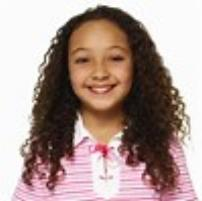
#> input picture data/images/10_1_4_20161223225900460.jpg, 202 x 201 px; its folder holds only this picture in this run
$ jupyter execute --allow-errors age_prediction_cnn.ipynb
#> lines starting #> are read from the running program, lines starting #| are printed output that depends on the picture; long printed decimals are rounded
[cell 1]
import os
import cv2

1. Data Setup

[cell 2]
image_dir = "../data/images"
images, labels = [], []

for file_name in os.listdir(image_dir):
    parts = os.path.splitext(file_name)[0].split("_")
    if len(parts) != 4 or any(p == "" for p in parts):
        continue

    age, gender, race, date = int(parts[0]), int(parts[1]), int(parts[2]), parts[3]
    if not (0 <= age <= 116 and gender in (0, 1) and 0 <= race <= 4 and len(date) == 17):
        continue

    img_path = os.path.join(image_dir, file_name)
    img = cv2.imread(img_path)
#> img is the input picture: shape (201, 202, 3); mean B, G, R 146.1, 151.8, 172.7

    images.append(img)
    labels.append({
        "age": age,
        "gender": gender,
        "race": race,
        "datetime": date
    })

print(len(images))
#| 1

2. Data Exploration & Visualisation

[cell 3]
import random
import matplotlib.pyplot as plt
import seaborn as sns

[cell 4]
# Visualize random sample
plt.figure(figsize=(10, 6))
for i in range(9):  # show 9 random images
    idx = random.randint(0, len(images) - 1)
    img = images[idx]
    label = labels[idx]

    plt.subplot(3, 3, i + 1)
    plt.imshow(cv2.cvtColor(img, cv2.COLOR_BGR2RGB))  # convert BGR -> RGB for matplotlib
    plt.axis("off")
    plt.title(f'Age:{label["age"]}\nGender:{label["gender"]} Race:{label["race"]}')
plt.tight_layout()
plt.show()
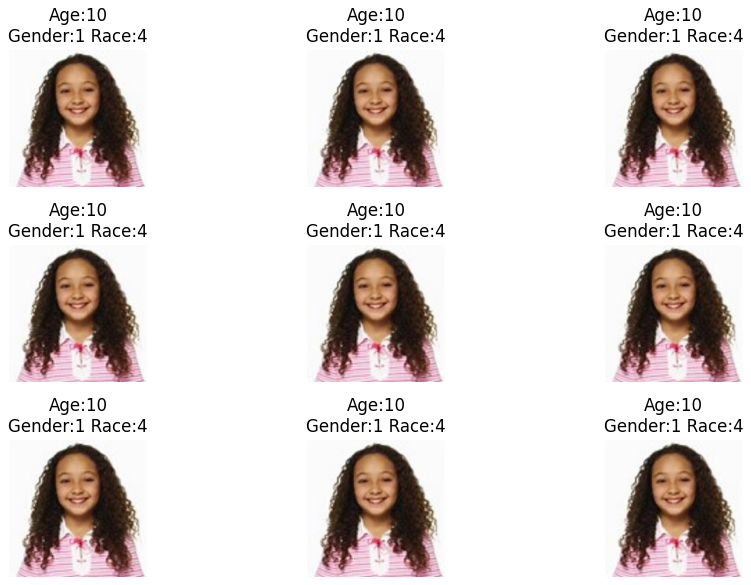
#> figure drawn by matplotlib, 9 panels

# Plot age distribution (histogram)
genders = [i["gender"] for i in labels]
races = [i["race"] for i in labels]
age_list = [i["age"] for i in labels]

plt.figure(figsize=(8, 5))
sns.histplot(age_list, color='blue')
plt.title('Age Distribution')
plt.xlabel('Age')
plt.ylabel('Frequency')
plt.show()
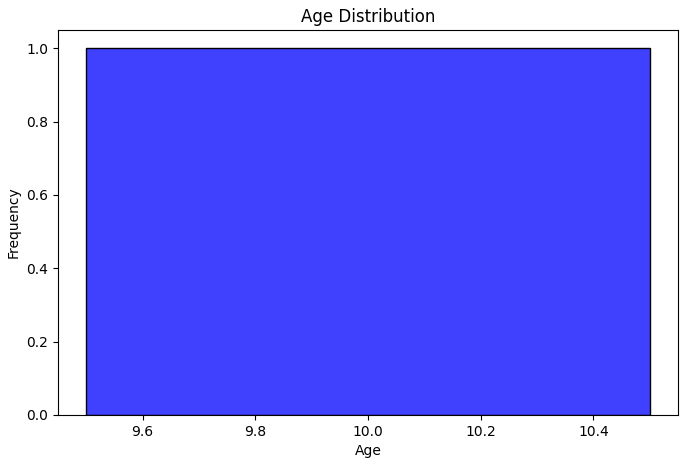
#> figure drawn by matplotlib, 1 panel

# Check class balance
fig, axes = plt.subplots(1, 2, figsize=(12, 5))

sns.countplot(x=genders, ax=axes[0])
axes[0].set_title("Gender Balance (0=Male, 1=Female)")
axes[0].set_xlabel("Gender")
axes[0].set_ylabel("Count")

sns.countplot(x=races, ax=axes[1])
axes[1].set_title("Race Balance")
axes[1].set_xlabel("Race")
axes[1].set_ylabel("Count")

plt.show()
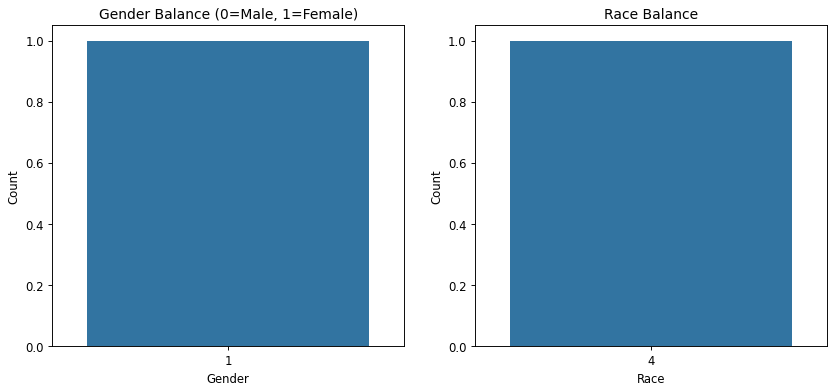
#> figure drawn by matplotlib, 2 panels

# Identify potential biases (e.g., gender, ethnicity, lighting)
plt.figure(figsize=(10, 5))
sns.boxplot(x=genders, y=[i["age"] for i in labels])
plt.title("Age Distribution by Gender")
plt.xlabel("Gender (0=Male, 1=Female)")
plt.ylabel("Age")
plt.show()
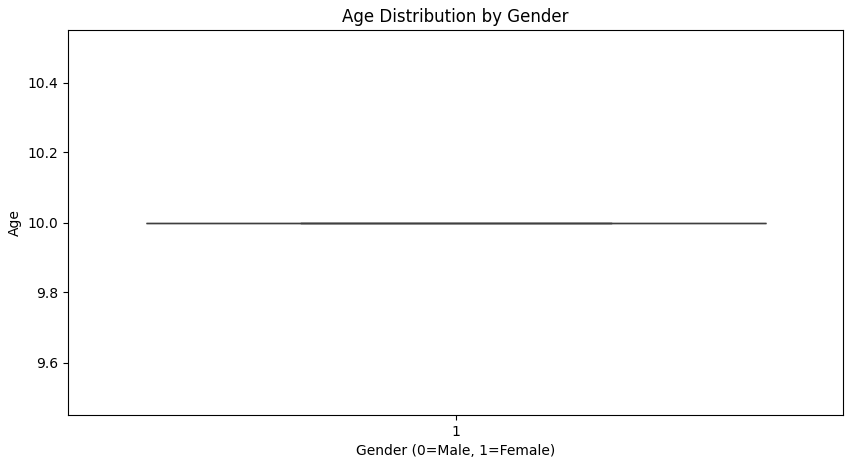
#> figure drawn by matplotlib, 1 panel

plt.figure(figsize=(10, 5))
sns.boxplot(x=races, y=[i["age"] for i in labels])
plt.title("Age Distribution by Race")
plt.xlabel("Race")
plt.ylabel("Age")
plt.show()
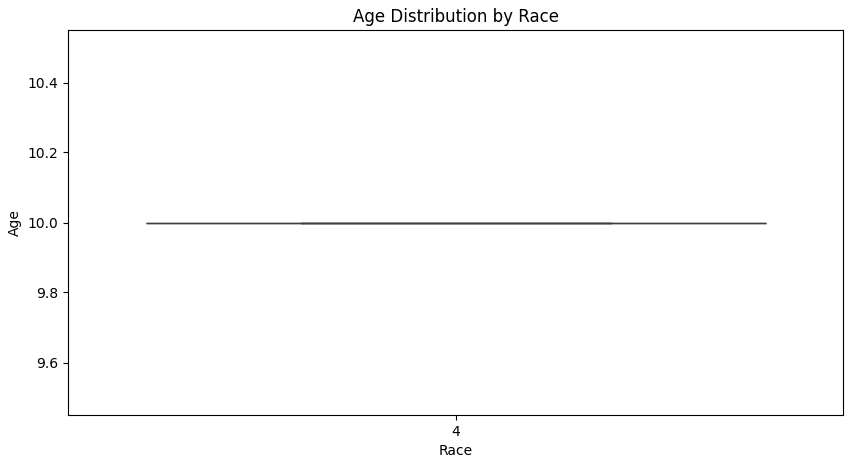
#> figure drawn by matplotlib, 1 panel

3. Data Preprocessing

[cell 5]
# for memory-safe preprocessing
# FREE RAM (safe to run even if vars don't exist)
import gc
for name in ["X", "X_tmp", "X_train", "X_val", "X_test", "dbg_X", "dbg_y", "dbg_w"]:
    if name in globals():
        del globals()[name]
gc.collect()

import cv2
import numpy as np
from sklearn.model_selection import train_test_split
from collections import Counter
import matplotlib.pyplot as plt

# reproducibility
RANDOM_SEED = 42
rng = np.random.default_rng(RANDOM_SEED)

# preprocessing settings
TARGET_SIZE = (224, 224)    # (W, H). If RAM is super tight, use (160,160) or (128,128)
NORMALIZE_01 = True         # we'll scale to [0,1] in the generator
STANDARDIZE = False         # optional: apply (x-mean)/std after normalization (see 3.F)

# split ratios
TEST_SIZE = 0.15
VAL_SIZE  = 0.15  # of total

# stratification bins
AGE_BINS = [0, 5, 12, 18, 30, 45, 60, 80, 200]

# sanity check that points 1–2 ran:
assert "images" in globals() and "labels" in globals(), "Run your dataset loading first (points 1–2)."

[cell 6]
# LABEL ARRAYS
ages    = np.array([d["age"]    for d in labels], dtype=np.float32)  # regression target
genders = np.array([d["gender"] for d in labels], dtype=np.int32)
races   = np.array([d["race"]   for d in labels], dtype=np.int32)

print(f"N={len(ages)} samples")

[cell 7]
# STREAM PREPROCESS -> MEMMAP (avoids huge RAM use)

out_shape = (len(images), TARGET_SIZE[1], TARGET_SIZE[0], 3)  # (N, H, W, 3)
#> out_shape = (1, 224, 224, 3)
mm_path = "preprocessed_images.dat"

# Create memmap for writing
X_mm = np.memmap(mm_path, dtype=np.uint8, mode='w+', shape=out_shape)

def to_rgb_resized_uint8(img_bgr, target_size=TARGET_SIZE):
    img = cv2.resize(img_bgr, target_size, interpolation=cv2.INTER_AREA)
    img = cv2.cvtColor(img, cv2.COLOR_BGR2RGB)
    return img  # uint8

CHUNK = 256
for start in range(0, len(images), CHUNK):
    end = min(start + CHUNK, len(images))
    for i in range(start, end):
        X_mm[i] = to_rgb_resized_uint8(images[i])
    X_mm.flush()
#> this loop made 1 pass
#> end on pass 1: 1

# Free original full-res images to reclaim RAM
images = None
gc.collect()

print("Memmap written:", X_mm.shape, X_mm.dtype, "->", mm_path)
#| Memmap written: (1, 224, 224, 3) uint8 -> preprocessed_images.dat

[cell 8]
# STRATIFIED SPLIT BY AGE BINS (indices only; data stays on disk)
bins_idx = np.digitize(ages, AGE_BINS, right=False) - 1
idx_all = np.arange(len(ages))

# test split
#> (the rest of this cell did not finish here and is left out)

[cell 9]
# VISUALIZE STRATIFIED SPLITS: counts + percentages by age bin

# 1) Build ordered counts per bin
K = len(AGE_BINS) - 1  # number of bins
bin_labels = []
for i in range(K):
    lo, hi = AGE_BINS[i], AGE_BINS[i+1]
    if i < K - 1:
        bin_labels.append(f"{lo}–{hi-1}")
    else:
        bin_labels.append(f"{lo}+")

def counts_in_order(counter, K):
    return np.array([counter.get(i, 0) for i in range(K)], dtype=np.int32)

#> (the rest of this cell did not finish here and is left out)

[cell 10]
# AUGMENTATION UTILS
# [45 lines left out: functions random_hflip, random_rotate, random_crop_and_resize, random_brightness_contrast, add_gaussian_noise, augment_once, not called in this run]

[cell 11]
# quick check: one image (original vs augmented)

# reopen memmap in case of kernel restarts
X_mm = np.memmap(mm_path, dtype=np.uint8, mode='r', shape=out_shape)

#> (the rest of this cell did not finish here and is left out)

[cell 12]
# SAMPLE WEIGHTS (inverse-frequency by bin)
# [4 lines left out: function make_sample_weights, not called in this run]

#> (the rest of this cell did not finish here and is left out)

#> (a cell that did not finish here is left out)

[cell 14]
# BATCH GENERATORS FROM MEMMAP

# reopen memmap in read-only mode (robust if kernel restarts)
X_mm = np.memmap(mm_path, dtype=np.uint8, mode='r', shape=out_shape)

# [27 lines left out: functions train_batch_generator, val_batch_iterator, not called in this run]

# Debug one batch:
#> (the rest of this cell did not finish here and is left out)

[cell 15]
import torch

#> (the rest of this cell did not finish here and is left out)

[cell 16]
fig, axes = plt.subplots(2, 4, figsize=(10,5))
#> (the rest of this cell did not finish here and is left out)

[cell 17]
X_mm = np.memmap(mm_path, dtype=np.uint8, mode='r', shape=out_shape)

# Pick one random training sample
#> (the rest of this cell did not finish here and is left out)

[cell 18]
# MEAN/STD (for STANDARDIZE=True later)
sum_ = np.zeros(3, dtype=np.float64)
sum_sq = np.zeros(3, dtype=np.float64)
count = 0

CHUNK = 512
for start in range(0, len(X_mm), CHUNK):
    end = min(start + CHUNK, len(X_mm))
    batch = X_mm[start:end].astype(np.float32) / 255.0
    sum_   += batch.sum(axis=(0,1,2))
    sum_sq += (batch**2).sum(axis=(0,1,2))
    count  += (batch.shape[0] * batch.shape[1] * batch.shape[2])
#> this loop made 1 pass
#> (end, sum_, sum_sq, count) on pass 1: (1, [33958.8, 29848.7, 28742.4], [28567.1, 24121.6, 23648.6], 50176)
#> after the loop, count = 50176

channel_mean = (sum_ / count).astype(np.float32)
#> channel_mean = [0.677, 0.595, 0.573]
channel_var  = (sum_sq / count) - (channel_mean**2)
#> channel_var = [0.111, 0.127, 0.143]
channel_std  = np.sqrt(np.maximum(channel_var, 1e-12)).astype(np.float32)
#> channel_std = [0.334, 0.356, 0.378]

print("Channel mean:", channel_mean, "std:", channel_std)
#| Channel mean: [0.6768  0.5949 0.5728 ] std: [0.3336 0.3562  0.3784]

[cell 19]
# PyTorch adapter for generators
# [11 lines left out: function torchify_batch, not called in this run]

# Example: get one batch from a train generator
#> (the rest of this cell did not finish here and is left out)

4. Modell-Erstellung

[cell 20]
from tensorflow.keras import layers, models, regularizers

#> (a cell that did not finish here is left out)

Das Modell ist so aufgebaut, dass es Gesichter schrittweise von einfachen zu komplexeren Merkmalen analysiert. Es besteht aus drei Convolutional-Blöcken mit zunehmender Filteranzahl, die durch Batch Normalization stabilisiert und mithilfe von Dropout vor Overfitting geschützt werden. Anschließend kombinieren dichte Schichten die extrahierten Merkmale, um relevante Zusammenhänge für die Altersschätzung zu erkennen. Da es sich um eine Regressionsaufgabe handelt, besitzt das Modell eine lineare Ausgabeschicht mit nur einem Neuron. Als Loss-Funktion wird der Mean Absolute Error verwendet, da dieser gut interpretierbar und robust gegenüber Ausreißern ist.

5. Training

[cell 22]
#Setup the Imports & Data

import numpy as np
from sklearn.model_selection import train_test_split
import tensorflow as tf
from tensorflow.keras import callbacks

# Load the memmap file created in step 3
mm_path = "preprocessed_images.dat"
N = len(ages)  # same length as your labels
X_mm = np.memmap(mm_path, dtype=np.uint8, mode='r', shape=(N, 224, 224, 3))

# Normalize to [0,1]
X = X_mm.astype(np.float32) / 255.0
y = np.array(ages, dtype=np.float32)
#> y = [10]

# Split into train/validation/test
#> (the rest of this cell did not finish here and is left out)

$ run again, on data/images/16_1_0_20170109214138699.jpg
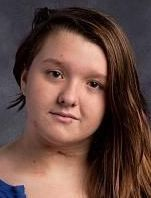
#> input picture data/images/16_1_0_20170109214138699.jpg, 151 x 198 px
#> img is the input picture: shape (198, 151, 3); mean B, G, R 66.2, 72.8, 101.2
#| 1
#> `plt.show()`:
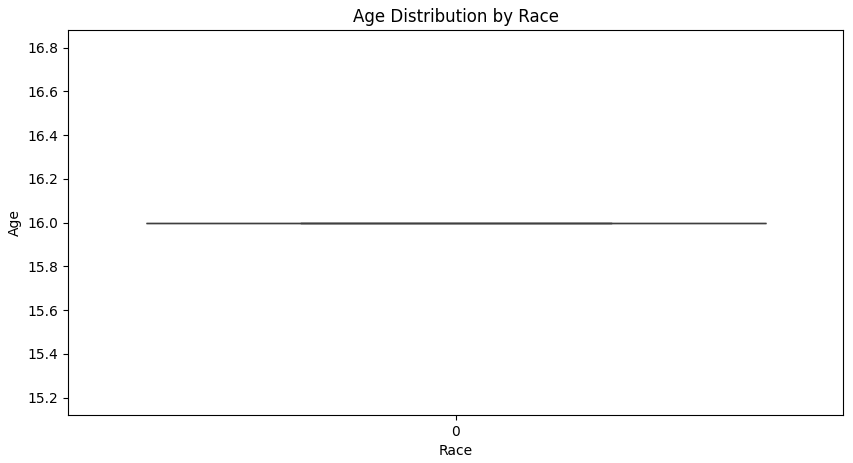
#> figure drawn by matplotlib, 1 panel
#> out_shape = (1, 224, 224, 3)
#> the loop `for start in range(0, len(images), CHUNK):` made 1 pass
#> end on pass 1: 1
#> pass 1, in to_rgb_resized_uint8, `img = cv2.resize(img_bgr, target_size, interpolation=cv2.INTER_AREA)`:
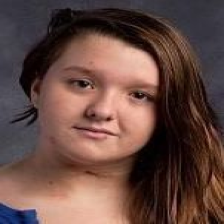
#> img: shape (224, 224, 3); mean B, G, R 66.1, 72.7, 101.1
#| Memmap written: (1, 224, 224, 3) uint8 -> preprocessed_images.dat
#> the loop `for start in range(0, len(X_mm), CHUNK):` made 1 pass
#> (end, sum_, sum_sq, count) on pass 1: (1, [19900.7, 14313.1, 13001.9], [11352.8, 6099.1, 4993.6], 50176)
#> after the loop `for start in range(0, len(X_mm), CHUNK):`: count = 50176
#> channel_mean = [0.397, 0.285, 0.259]
#> channel_var = [0.069, 0.0402, 0.0324]
#> channel_std = [0.263, 0.2, 0.18]
#| Channel mean: [0.3966 0.2853 0.2591] std: [0.2626  0.2005  0.1799]
#> y = [16]

$ run again, on data/images/16_1_3_20170104223040239.jpg
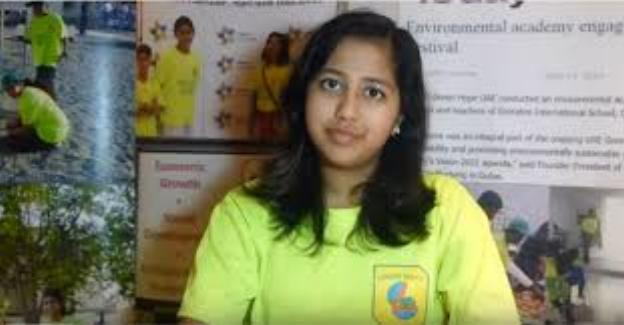
#> input picture data/images/16_1_3_20170104223040239.jpg, 624 x 325 px
#> img is the input picture: shape (325, 624, 3); mean B, G, R 104.8, 131.7, 129.2
#| 1
#> `plt.show()`:
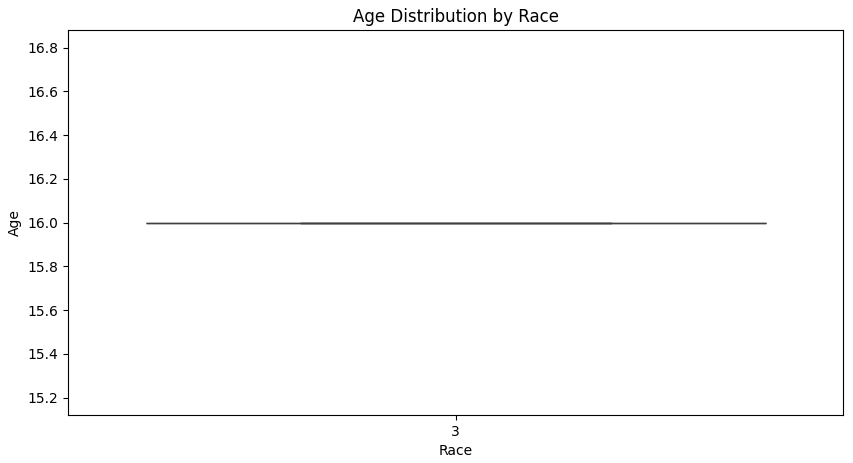
#> figure drawn by matplotlib, 1 panel
#> out_shape = (1, 224, 224, 3)
#> the loop `for start in range(0, len(images), CHUNK):` made 1 pass
#> end on pass 1: 1
#> pass 1, in to_rgb_resized_uint8, `img = cv2.resize(img_bgr, target_size, interpolation=cv2.INTER_AREA)`:
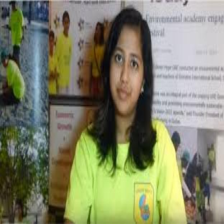
#> img: shape (224, 224, 3); mean B, G, R 104.8, 131.7, 129.2
#| Memmap written: (1, 224, 224, 3) uint8 -> preprocessed_images.dat
#> the loop `for start in range(0, len(X_mm), CHUNK):` made 1 pass
#> (end, sum_, sum_sq, count) on pass 1: (1, [25426.3, 25913.1, 20627.7], [16014, 16943.8, 11812.7], 50176)
#> after the loop `for start in range(0, len(X_mm), CHUNK):`: count = 50176
#> channel_mean = [0.507, 0.516, 0.411]
#> channel_var = [0.0624, 0.071, 0.0664]
#> channel_std = [0.25, 0.266, 0.258]
#| Channel mean: [0.5067 0.5164 0.4111] std: [0.2497 0.2664  0.2577]
#> y = [16]

$ run again, on data/images/17_0_1_20170117183520064.jpg
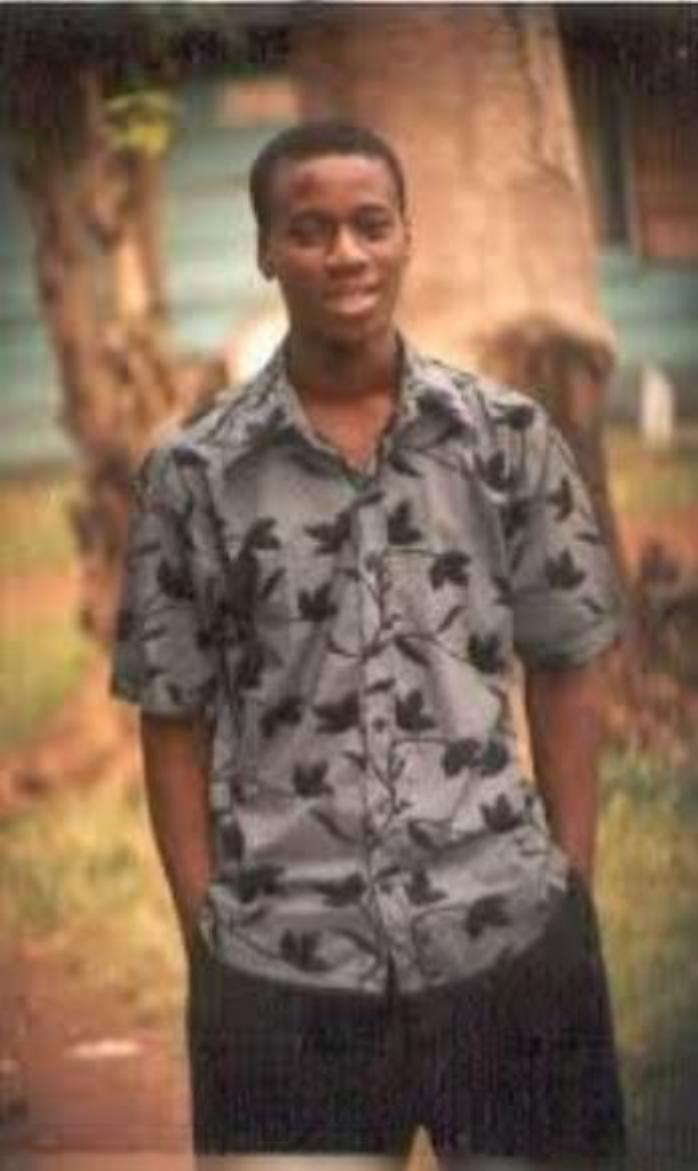
#> input picture data/images/17_0_1_20170117183520064.jpg, 698 x 1171 px
#> img is the input picture: shape (1171, 698, 3); mean B, G, R 82.8, 100.7, 125.7
#| 1
#> `plt.show()`:
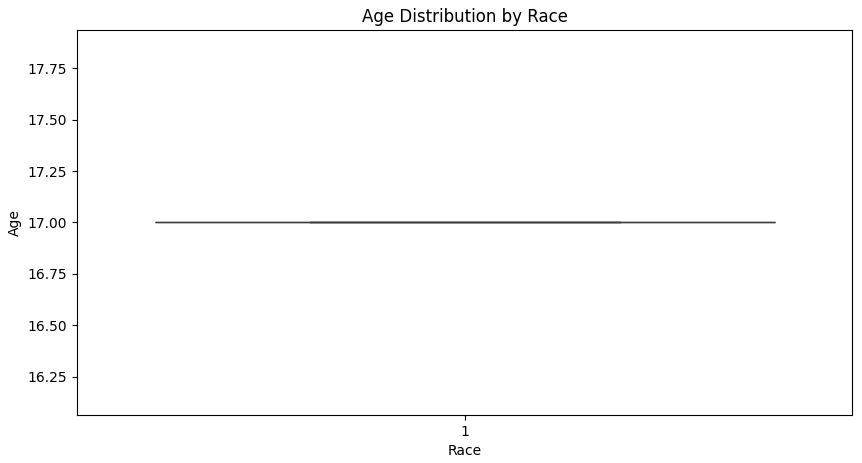
#> figure drawn by matplotlib, 1 panel
#> out_shape = (1, 224, 224, 3)
#> the loop `for start in range(0, len(images), CHUNK):` made 1 pass
#> end on pass 1: 1
#> pass 1, in to_rgb_resized_uint8, `img = cv2.resize(img_bgr, target_size, interpolation=cv2.INTER_AREA)`:
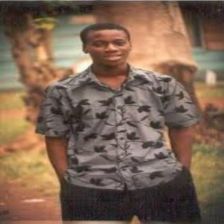
#> img: shape (224, 224, 3); mean B, G, R 82.8, 100.7, 125.7
#| Memmap written: (1, 224, 224, 3) uint8 -> preprocessed_images.dat
#> the loop `for start in range(0, len(X_mm), CHUNK):` made 1 pass
#> (end, sum_, sum_sq, count) on pass 1: (1, [24732.7, 19808.2, 16296], [14532.4, 9343.2, 6299.7], 50176)
#> after the loop `for start in range(0, len(X_mm), CHUNK):`: count = 50176
#> channel_mean = [0.493, 0.395, 0.325]
#> channel_var = [0.0467, 0.0304, 0.0201]
#> channel_std = [0.216, 0.174, 0.142]
#| Channel mean: [0.4929 0.3948 0.3248] std: [0.216 0.1743  0.1417]
#> y = [17]
